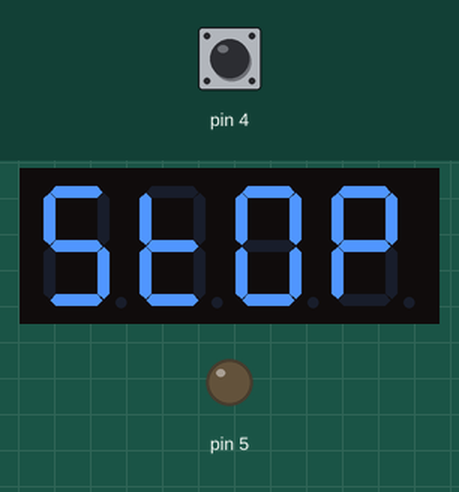
Simulated run of this sketch. Board: Arduino Uno, built with avr-gcc and run on an emulated ATmega328P. Shown: 4-digit seven-segment display, output pins drawn as LEDs (lit = HIGH). Inputs (shaded band) come from the test bench; at power-on: pin 4 HIGH.

Above: at 1.2 s.
1.3 s: pin 4 pulled LOW for 0.15 s
At 2.3 s:
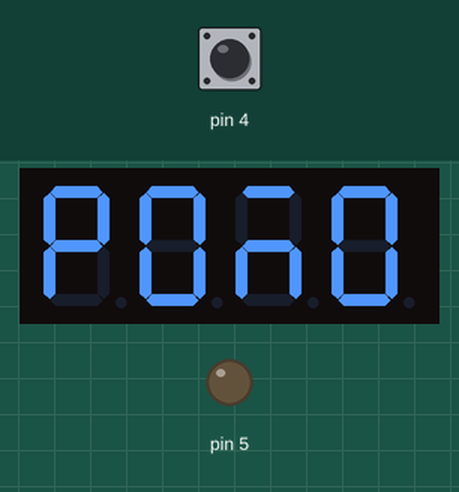
3.0 s: pin 4 pulled LOW for 1 s
At 5.2 s:
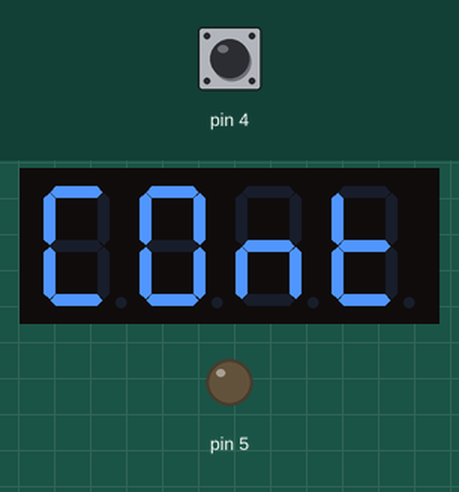
5.6 s: pin 4 pulled LOW for 3.2 s
At 8.1 s:
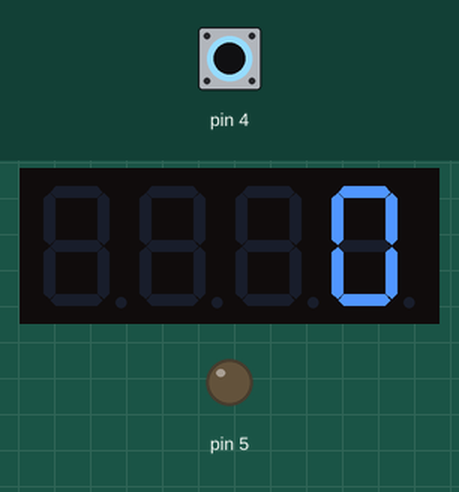
10.3 s: pin 4 pulled LOW for 0.15 s
At 11.2 s:
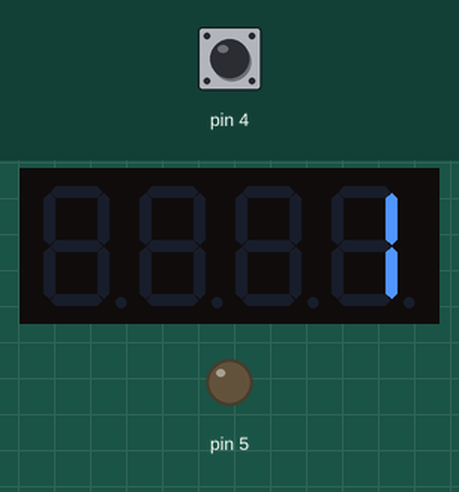
Timing chart, 0 to 13.0 s (numbered marks = the images above; inputs shaded):
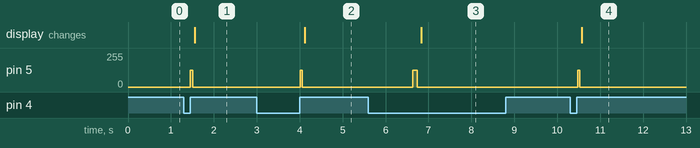

The sketch:

Timer2.ino
```cpp
#include <Arduino.h>
#include <TM1637Display.h>

// Module connection pins (Digital Pins)
#define CLK 2
#define DIO 3

//timer variables
int key = 0;
boolean stopped = true;
boolean timerRunning = false;

// button stuff
int longPress = 1000; // time in ms for long button press
boolean buttonShortPressed = false;
boolean buttonLongPressed = false;
unsigned long buttonPressed = 0; // time button was pressed
unsigned long startBounce;  //start of bounce time
int kpdelay=500; //keypad de-bounce (ms)
boolean bounceLockout = false;
void debounceButton(int ms);

int state = 0;  // 3 timer states, 0 = stopped (at zero), 1 = running, 2 = paused
int mode = 0; // 0 menu, 1 stop watch, 2 pomodoro, 3 counter

void resetValues();
void displayTime(unsigned long ms, boolean flash);
unsigned long lastTimeToDisp = 0; // for display time to compare change for flash
unsigned long dotsFlashedOnMsAgo = 0; // for testing when last dots flashed
void beep();
uint8_t data[] = { 0x19, 0x1a, 0x1b, 0x1c };
uint8_t dataSTOP[] = { 0x6D, 0x78, 0x3F, 0x73 };
uint8_t dataPOMO[] = { 0x73, 0x3F, 0x55, 0x3F };
uint8_t dataCONT[] = { 0x39, 0x3F, 0x54, 0x78 };

// menu
void menu();
int selected = 1;

// stopWatch
void stopWatch();
unsigned long startMillis;  //start of timer

// counter
void counter();
int count = 0;

// pomodoro
void pomodoro();
unsigned long lastPomoTime = 0;
unsigned long breakTime = 60000*5; // 5 mins
unsigned long longBreakTime = 60000*30; // 30 mins
unsigned long workTime = 60000*25; // 25 mins
unsigned long pomodoroTimer = workTime;

TM1637Display display(CLK, DIO);

void setup()
{
    pinMode(4, INPUT_PULLUP);
    pinMode(5, OUTPUT);
    display.setBrightness(2);
    //reset LED display to zero
    display.showNumberDec(0, false);
}

void loop()
{
    key = digitalRead(4);   // read the key state

    //if the bounce time is exceeded then reset bounce
    if ((bounceLockout) && (millis()>(startBounce+kpdelay)))
    {
      bounceLockout = false;
    }

    if (!buttonShortPressed && !bounceLockout) {
        if (key == LOW) {
            if (!buttonPressed) { // record when first pressed
                buttonPressed = millis();
            }
            else if (millis() - buttonPressed > longPress && !buttonLongPressed) { // button long pressed
                buttonLongPressed = true;
                beep(1, 100, 100);
                if (mode != 0) {
                    mode = 0;
                }
                else {
                    resetValues();
                    mode = selected;
                }
                debounceButton(100);
            }
        }
        else if (millis() - buttonPressed > longPress) {
            buttonPressed = 0;
            buttonLongPressed = false;
        }
        else if (buttonPressed > 0 && !bounceLockout) { // button short pressed
            debounceButton(50);
            buttonShortPressed = true;
            beep(1, 50, 50);
            buttonPressed = 0;
        }
    }

    switch(mode) {
        case 0:
        menu();
        break;
        case 1:
        stopWatch();
        break;
        case 2:
        pomodoro();
        break;
        case 3:
        counter();
        break;
    }

    delay(10);
}

void menu() {
    if (buttonShortPressed) {
        selected %= 3; // cycle the 3 modes
        selected += 1;
        buttonShortPressed = false;
    }
   // display.showNumberDec(selected, false);
   switch(selected) {
    case 1:
    display.setSegments(dataSTOP);
    break;
    case 2:
    display.setSegments(dataPOMO);
    break;
    case 3:
    display.setSegments(dataCONT);
    break;
   }
}

void stopWatch() {
    if (buttonShortPressed) {
        state++;
        state %= 3; // start, pause, stop
        if (state == 1) {
            startMillis = millis();
        }
        buttonShortPressed = false;
    }
    if (state == 1) { //display the time
        //display seconds on the LED display
        unsigned long rawMs = millis()-startMillis;
        displayTime(rawMs, true);
    }
    if (state == 0) { //reset the timer
        displayTime(0, false);  //reset LED display to zero
    }
}

void pomodoro() {
    if (buttonShortPressed) {
        if (state != 1) {
            state = 1; // start timer
            pomodoroTimer += millis();
        }
        else {
            state = 2;
            pomodoroTimer -= millis(); // pause so store time left
        }
        buttonShortPressed = false;
    }
      if (state == 0) { // stopped, set timer start
          pomodoroTimer = ((count % 2) == 0) ? workTime : (count > 1 && ((count + 1) % 8) == 0) ? longBreakTime : breakTime;
          displayTime(pomodoroTimer, false);
      }
      else if (state == 1) { // running
          unsigned long remainingTime = pomodoroTimer - millis();
          if (remainingTime < 100) { // timer finished
            state = 0;
            count += 1;
            beep(15, 50, 25);
          }
          else {
            displayTime(remainingTime, true);
          }
    }
}

void counter() {
    if (buttonShortPressed) {
        count++;
        buttonShortPressed = false;
    }
    display.showNumberDec(count, false);
}

void resetValues() {
    count = 0;
    state = 0;
}

void displayTime(unsigned long ms, boolean flash) {
  unsigned long seconds = round(ms/1000);
  int secs = seconds % 60;
  int mins = (seconds > 59) ? (floor(seconds / 60)*100) : 0;
  int timeToDisp = mins + secs;
  timeToDisp = timeToDisp > 9999 ? 9999 : timeToDisp;
  int showDots = 0;
  if (lastTimeToDisp != timeToDisp || !flash) {
     showDots = 1;
     dotsFlashedOnMsAgo = millis();
  }
  else if (millis() - dotsFlashedOnMsAgo < 500) {
    showDots = 1;
  }
  display.showNumberDecEx(timeToDisp, (0x80 >> showDots), true);
  lastTimeToDisp = timeToDisp;
}

void debounceButton(int ms) {
  if (!bounceLockout) {
    kpdelay = ms;
    startBounce = millis();
    bounceLockout = true;
  }
}

void beep(int num, int len, int gap) {
  for (int i=0; i<num; i++) {
    analogWrite(5, 127);
    delay(len);
    analogWrite(5, 0);
    delay(gap);
  }
}
```

Measured:
- after the input at 1.3 s, pin 5: 0/255 → 127/255 after 0.15 s, → 0/255 0.05 s later; the display: changes after 0.25 s (image 1)
- after the input at 3.0 s, pin 5: 0/255 → 127/255 after 1.0 s, → 0/255 0.05 s later; the display: changes after 1.1 s (image 2)
- after the input at 5.6 s, pin 5: 0/255 → 127/255 after 1.0 s, → 0/255 0.10 s later; the display: changes after 1.2 s (image 3)
- after the input at 10.3 s, pin 5: 0/255 → 127/255 after 0.18 s, → 0/255 0.05 s later; the display: changes after 0.28 s (image 4)
